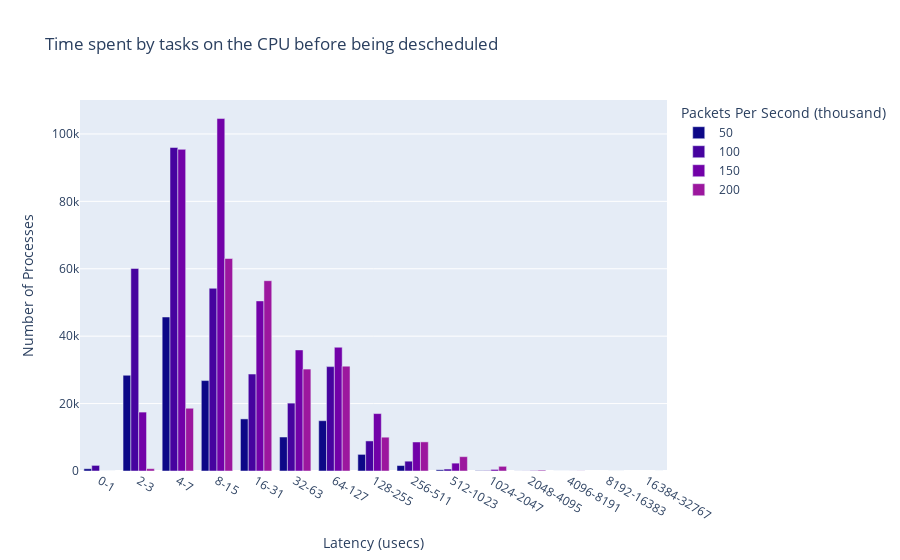
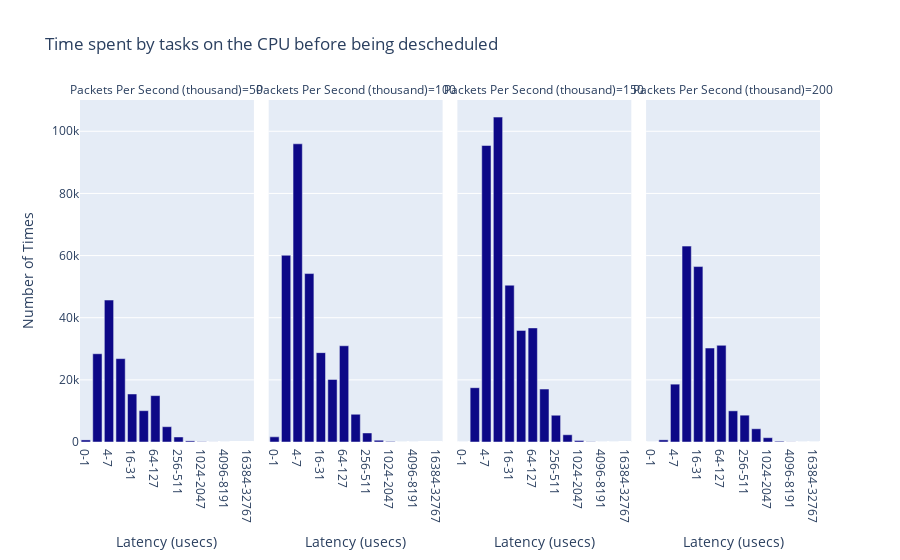

Notebook code cell kept with these figures, in order:
### Code cell
oncpudist_df = spark.read.option("basePath", basePath).json(f"{basePath}/kpps=*/tool=oncpudist").select(
    "kpps", "ts", "val_type", "tool",
    explode("data").alias("dataExplode")
).orderBy(col('kpps')).select(col("kpps").cast(StringType()), "ts", "val_type", "tool", "dataExplode.*", concat_ws('-',col('dataExplode.interval-start'),col('dataExplode.interval-end')).alias("interval"))
oncpudist_fig_1 = px.bar(oncpudist_df.toPandas(), x="interval", y="count", color="kpps", barmode="group",
        title="Time spent by tasks on the CPU before being descheduled",
        color_discrete_sequence=px.colors.sequential.Plasma,
        labels={
                    "kpps": "Packets Per Second (thousand)",
                    "count": "Number of Processes",
                    "interval": "Latency (usecs)"
        })
oncpudist_fig_1.show()
oncpudist_fig_1.write_image("images/oncpudist_fig_1.jpeg")
oncpudist_fig_2 = px.bar(oncpudist_df.toPandas(), x="interval", y="count", barmode="group",
        facet_col="kpps",
        title="Time spent by tasks on the CPU before being descheduled",
        color_discrete_sequence=px.colors.sequential.Plasma,
        labels={
                    "kpps": "Packets Per Second (thousand)",
                    "count": "Number of Times",
                    "interval": "Latency (usecs)"
        })
oncpudist_fig_2.show()
oncpudist_fig_2.write_image("images/oncpudist_fig_2.jpeg")
with open(html_output_file, 'a') as f:
    f.write(oncpudist_fig_1.to_html(full_html=False, include_plotlyjs='cdn'))
    f.write(oncpudist_fig_2.to_html(full_html=False, include_plotlyjs='cdn'))

### Figure 1 — Plotly figure (JSON) as saved in the notebook; plotly's stock layout.template omitted (floating-point values rounded to 4 significant figures)
{"data": [{"alignmentgroup": "True", "hovertemplate": "Packets Per Second (thousand)=50<br>Latency (usecs)=%{x}<br>Number of Processes=%{y}<extra></extra>", "legendgroup": "50", "marker": {"color": "#0d0887", "pattern": {"shape": ""}}, "name": "50", "offsetgroup": "50", "orientation": "v", "showlegend": true, "textposition": "auto", "type": "bar", "x": ["0-1", "2-3", "4-7", "8-15", "16-31", "32-63", "64-127", "128-255", "256-511", "512-1023", "1024-2047", "2048-4095", "4096-8191"], "xaxis": "x", "y": [671, 28405, 45688, 26830, 15457, 10081, 14927, 4927, 1619, 360, 91, 17, 3], "yaxis": "y"}, {"alignmentgroup": "True", "hovertemplate": "Packets Per Second (thousand)=100<br>Latency (usecs)=%{x}<br>Number of Processes=%{y}<extra></extra>", "legendgroup": "100", "marker": {"color": "#46039f", "pattern": {"shape": ""}}, "name": "100", "offsetgroup": "100", "orientation": "v", "showlegend": true, "textposition": "auto", "type": "bar", "x": ["0-1", "2-3", "4-7", "8-15", "16-31", "32-63", "64-127", "128-255", "256-511", "512-1023", "1024-2047", "2048-4095", "4096-8191"], "xaxis": "x", "y": [1660, 60103, 95969, 54207, 28758, 20141, 30969, 8921, 2913, 575, 122, 37, 6], "yaxis": "y"}, {"alignmentgroup": "True", "hovertemplate": "Packets Per Second (thousand)=150<br>Latency (usecs)=%{x}<br>Number of Processes=%{y}<extra></extra>", "legendgroup": "150", "marker": {"color": "#7201a8", "pattern": {"shape": ""}}, "name": "150", "offsetgroup": "150", "orientation": "v", "showlegend": true, "textposition": "auto", "type": "bar", "x": ["0-1", "2-3", "4-7", "8-15", "16-31", "32-63", "64-127", "128-255", "256-511", "512-1023", "1024-2047", "2048-4095", "4096-8191", "8192-16383"], "xaxis": "x", "y": [4, 17478, 95421, 104565, 50465, 35921, 36718, 17034, 8614, 2332, 470, 113, 11, 1], "yaxis": "y"}, {"alignmentgroup": "True", "hovertemplate": "Packets Per Second (thousand)=200<br>Latency (usecs)=%{x}<br>Number of Processes=%{y}<extra></extra>", "legendgroup": "200", "marker": {"color": "#9c179e", "pattern": {"shape": ""}}, "name": "200", "offsetgroup": "200", "orientation": "v", "showlegend": true, "textposition": "auto", "type": "bar", "x": ["0-1", "2-3", "4-7", "8-15", "16-31", "32-63", "64-127", "128-255", "256-511", "512-1023", "1024-2047", "2048-4095", "4096-8191", "8192-16383", "16384-32767"], "xaxis": "x", "y": [0, 694, 18618, 63041, 56459, 30240, 31114, 10030, 8636, 4257, 1387, 245, 36, 2, 1], "yaxis": "y"}], "layout": {"barmode": "group", "legend": {"title": {"text": "Packets Per Second (thousand)"}, "tracegroupgap": 0}, "title": {"text": "Time spent by tasks on the CPU before being descheduled"}, "xaxis": {"anchor": "y", "domain": [0, 1], "title": {"text": "Latency (usecs)"}}, "yaxis": {"anchor": "x", "domain": [0, 1], "title": {"text": "Number of Processes"}}}}

### Figure 2 — Plotly figure (JSON) as saved in the notebook; plotly's stock layout.template omitted (floating-point values rounded to 4 significant figures)
{"data": [{"alignmentgroup": "True", "hovertemplate": "Packets Per Second (thousand)=50<br>Latency (usecs)=%{x}<br>Number of Times=%{y}<extra></extra>", "legendgroup": "", "marker": {"color": "#0d0887", "pattern": {"shape": ""}}, "name": "", "offsetgroup": "", "orientation": "v", "showlegend": false, "textposition": "auto", "type": "bar", "x": ["0-1", "2-3", "4-7", "8-15", "16-31", "32-63", "64-127", "128-255", "256-511", "512-1023", "1024-2047", "2048-4095", "4096-8191"], "xaxis": "x", "y": [671, 28405, 45688, 26830, 15457, 10081, 14927, 4927, 1619, 360, 91, 17, 3], "yaxis": "y"}, {"alignmentgroup": "True", "hovertemplate": "Packets Per Second (thousand)=100<br>Latency (usecs)=%{x}<br>Number of Times=%{y}<extra></extra>", "legendgroup": "", "marker": {"color": "#0d0887", "pattern": {"shape": ""}}, "name": "", "offsetgroup": "", "orientation": "v", "showlegend": false, "textposition": "auto", "type": "bar", "x": ["0-1", "2-3", "4-7", "8-15", "16-31", "32-63", "64-127", "128-255", "256-511", "512-1023", "1024-2047", "2048-4095", "4096-8191"], "xaxis": "x2", "y": [1660, 60103, 95969, 54207, 28758, 20141, 30969, 8921, 2913, 575, 122, 37, 6], "yaxis": "y2"}, {"alignmentgroup": "True", "hovertemplate": "Packets Per Second (thousand)=150<br>Latency (usecs)=%{x}<br>Number of Times=%{y}<extra></extra>", "legendgroup": "", "marker": {"color": "#0d0887", "pattern": {"shape": ""}}, "name": "", "offsetgroup": "", "orientation": "v", "showlegend": false, "textposition": "auto", "type": "bar", "x": ["0-1", "2-3", "4-7", "8-15", "16-31", "32-63", "64-127", "128-255", "256-511", "512-1023", "1024-2047", "2048-4095", "4096-8191", "8192-16383"], "xaxis": "x3", "y": [4, 17478, 95421, 104565, 50465, 35921, 36718, 17034, 8614, 2332, 470, 113, 11, 1], "yaxis": "y3"}, {"alignmentgroup": "True", "hovertemplate": "Packets Per Second (thousand)=200<br>Latency (usecs)=%{x}<br>Number of Times=%{y}<extra></extra>", "legendgroup": "", "marker": {"color": "#0d0887", "pattern": {"shape": ""}}, "name": "", "offsetgroup": "", "orientation": "v", "showlegend": false, "textposition": "auto", "type": "bar", "x": ["0-1", "2-3", "4-7", "8-15", "16-31", "32-63", "64-127", "128-255", "256-511", "512-1023", "1024-2047", "2048-4095", "4096-8191", "8192-16383", "16384-32767"], "xaxis": "x4", "y": [0, 694, 18618, 63041, 56459, 30240, 31114, 10030, 8636, 4257, 1387, 245, 36, 2, 1], "yaxis": "y4"}], "layout": {"annotations": [{"font": {}, "showarrow": false, "text": "Packets Per Second (thousand)=50", "x": 0.1175, "xanchor": "center", "xref": "paper", "y": 1, "yanchor": "bottom", "yref": "paper"}, {"font": {}, "showarrow": false, "text": "Packets Per Second (thousand)=100", "x": 0.3725, "xanchor": "center", "xref": "paper", "y": 1, "yanchor": "bottom", "yref": "paper"}, {"font": {}, "showarrow": false, "text": "Packets Per Second (thousand)=150", "x": 0.6275, "xanchor": "center", "xref": "paper", "y": 1, "yanchor": "bottom", "yref": "paper"}, {"font": {}, "showarrow": false, "text": "Packets Per Second (thousand)=200", "x": 0.8825, "xanchor": "center", "xref": "paper", "y": 1, "yanchor": "bottom", "yref": "paper"}], "barmode": "group", "legend": {"tracegroupgap": 0}, "title": {"text": "Time spent by tasks on the CPU before being descheduled"}, "xaxis": {"anchor": "y", "domain": [0, 0.235], "title": {"text": "Latency (usecs)"}}, "xaxis2": {"anchor": "y2", "domain": [0.255, 0.49], "matches": "x", "title": {"text": "Latency (usecs)"}}, "xaxis3": {"anchor": "y3", "domain": [0.51, 0.745], "matches": "x", "title": {"text": "Latency (usecs)"}}, "xaxis4": {"anchor": "y4", "domain": [0.765, 1.0], "matches": "x", "title": {"text": "Latency (usecs)"}}, "yaxis": {"anchor": "x", "domain": [0, 1], "title": {"text": "Number of Times"}}, "yaxis2": {"anchor": "x2", "domain": [0, 1], "matches": "y", "showticklabels": false}, "yaxis3": {"anchor": "x3", "domain": [0, 1], "matches": "y", "showticklabels": false}, "yaxis4": {"anchor": "x4", "domain": [0, 1], "matches": "y", "showticklabels": false}}}
